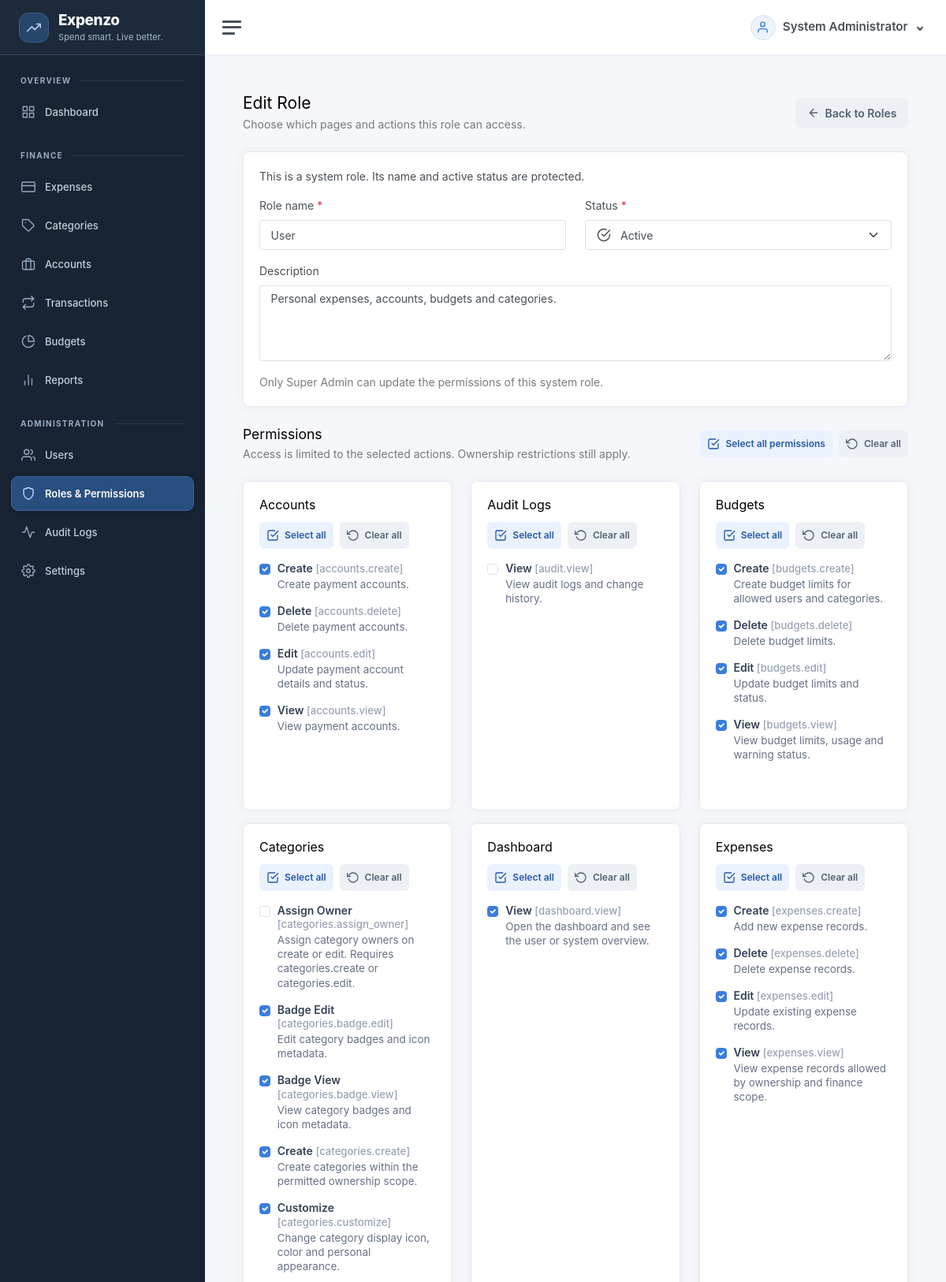
The page /roles/2/edit (signed in, upper part) on the database its author committed.
### tables this page shows
CREATE TABLE users (
  id BIGINT UNSIGNED AUTO_INCREMENT PRIMARY KEY,
  name VARCHAR(120) NOT NULL,
  email VARCHAR(190) NOT NULL UNIQUE,
  password_hash VARCHAR(255) NOT NULL,
  status ENUM('active','inactive') NOT NULL DEFAULT 'active',
  created_at DATETIME NOT NULL DEFAULT CURRENT_TIMESTAMP,
  updated_at DATETIME NOT NULL DEFAULT CURRENT_TIMESTAMP ON UPDATE CURRENT_TIMESTAMP,
  INDEX idx_users_status(status)
);

CREATE TABLE roles (
  id INT UNSIGNED AUTO_INCREMENT PRIMARY KEY,
  name VARCHAR(80) NOT NULL UNIQUE,
  description TEXT NULL,
  status ENUM('active','inactive') NOT NULL DEFAULT 'active',
  is_system TINYINT(1) NOT NULL DEFAULT 0,
  system_key VARCHAR(40) NULL UNIQUE,
  updated_at DATETIME NOT NULL DEFAULT CURRENT_TIMESTAMP ON UPDATE CURRENT_TIMESTAMP,
  created_at DATETIME NOT NULL DEFAULT CURRENT_TIMESTAMP
);

CREATE TABLE permissions (
  id INT UNSIGNED AUTO_INCREMENT PRIMARY KEY,
  name VARCHAR(120) NOT NULL UNIQUE,
  description VARCHAR(255) NOT NULL DEFAULT '',
  created_at DATETIME NOT NULL DEFAULT CURRENT_TIMESTAMP
);

### resources/views/roles/_form.php (the view, shortened to what the rows shown need)
<?php
$system = !empty($record['is_system']);
$moduleLabels = ['dashboard'=>'Dashboard','expenses'=>'Expenses','categories'=>'Categories','accounts'=>'Accounts','budgets'=>'Budgets','reports'=>'Reports','users'=>'Users','roles'=>'Roles','permissions'=>'Permission Administration','settings'=>'Settings','audit'=>'Audit Logs','finance'=>'Finance Visibility'];
?>
<div class="role-form">
<?php require dirname(__DIR__).'/partials/page-header.php'; ?>
<form method="post" action="<?=e(url($editing ? 'roles/'.$record['id'].'/update' : 'roles'))?>" data-permissions-form <?php if ($editing): ?>data-confirm-status-field="status" data-confirm-status-value="inactive" data-confirm-title="Deactivate Role" data-confirm-subtitle="Users assigned to this role will lose access." data-confirm-message="Deactivating this role blocks assigned users on their next request until they are moved to an active role or this role is reactivated. Existing records and audit history stay saved." data-confirm-button="Deactivate Role"<?php endif; ?>>
<div class="card"><div class="card-body">
<?php if ($system): ?><p class="alert alert-info">This is a system role. Its name and active status are protected.</p><?php endif; ?>
<div class="row">
<?php
$fields = [
    'name' => ['label'=>'Role name','required'=>true,'maxlength'=>80],
    'status' => ['label'=>'Status','type'=>'select','options'=>['active'=>'Active','inactive'=>'Inactive'],'default'=>'active','required'=>true],
    'description' => ['label'=>'Description','type'=>'textarea','wide'=>true],
];
require dirname(__DIR__).'/partials/form-fields.php';
?>
</div>
<?php if ($system): ?><p class="text-muted mb-0">Only Super Admin can update the permissions of this system role.</p><?php else: ?><p class="text-muted mb-0">Deactivating a role blocks its users on their next request. Reassign those users before deleting it.</p><?php endif; ?>
</div></div>
<div class="page-header"><div><h2 class="h4 mb-1">Permissions</h2><p class="text-muted mb-0">Access is limited to the selected actions. Ownership restrictions still apply.</p></div>
<div class="permission-tools"><button type="button" class="action-button action-button--primary btn btn-sm btn-outline-primary" data-permission-action="all"><i data-feather="check-square" aria-hidden="true"></i>Select all permissions</button><button type="button" class="action-button action-button--neutral btn btn-sm btn-outline-secondary" data-permission-action="none"><i data-feather="rotate-ccw" aria-hidden="true"></i>Clear all</button></div></div>
<div class="row">
<?php foreach ($groups as $group => $permissions): ?>
<div class="col-md-6 col-xl-4 mb-3"><fieldset class="card h-100 permission-group" data-permission-group>
<div class="card-body">
<legend class="h5"><?=e($moduleLabels[$group] ?? ucwords(str_replace('_',' ',$group)))?></legend>
<div class="permission-tools mb-3"><button type="button" class="action-button action-button--primary btn btn-sm btn-outline-primary" data-permission-action="group-all"><i data-feather="check-square" aria-hidden="true"></i>Select all</button><button type="button" class="action-button action-button--neutral btn btn-sm btn-outline-secondary" data-permission-action="group-none"><i data-feather="rotate-ccw" aria-hidden="true"></i>Clear all</button></div>
<?php foreach ($permissions as $permission):
$action = substr($permission['name'], strpos($permission['name'], '.') + 1);
$label = ucwords(str_replace(['.','_'], ' ', $action));
?>
<div class="form-check permission-check mb-3">
<input class="form-check-input" type="checkbox" name="permissions[]" id="permission-<?=e($permission['id'])?>" value="<?=e($permission['id'])?>" <?=checked(in_array((int)$permission['id'], $selectedPermissions, true))?> <?=$permission['grantable'] ? '' : 'disabled'?>>
<label class="form-check-label permission-check-label" for="permission-<?=e($permission['id'])?>"><span class="permission-check-title"><?=e($label)?> <span class="permission-check-code">[<?=e($permission['name'])?>]</span></span><small class="permission-check-description"><?=e($permission['description'] ?? '')?><?=$permission['grantable'] ? '' : ' · Not assignable by you'?></small></label>
</div>
<?php endforeach; ?>
</div></fieldset></div>
<?php endforeach; ?>
</div>
</form>
</div>

### resources/views/partials/form-fields.php (shortened to what the rows shown need)
<?php foreach ($fields as $name => $field):
    $type = $field['type'] ?? 'text';
    $value = $type === 'password' ? '' : old($name, $record[$name] ?? $field['default'] ?? '');
    $error = $errors[$name] ?? null;
?>
<div class="<?=!empty($field['wide']) ? 'col-12' : 'col-md-6'?> mb-3">
    <label for="<?=e($name)?>" class="form-label"><?=e($field['label'])?><?php if (!empty($field['required'])): ?> <span class="text-danger" aria-hidden="true">*</span><?php endif; ?></label>
    <?php if ($type === 'icon'): ?>
    <select id="<?=e($name)?>" name="<?=e($name)?>" data-icon-picker class="form-select <?=$error ? 'is-invalid' : ''?>" <?=!empty($field['required']) ? 'required' : ''?> <?=$error ? 'aria-invalid="true" aria-describedby="'.e($name).'-error"' : ''?>>
        <option value="<?=e($value)?>" selected><?=e($value)?></option>
    </select>
    <?php elseif ($type === 'select'): ?>
        <?php foreach ($field['options'] as $optionValue => $option):
            $icon = is_array($option) ? ($option['icon'] ?? null) : null;
        ?><?php endforeach; ?>
    <?php elseif ($type === 'textarea'): ?>
    <textarea id="<?=e($name)?>" name="<?=e($name)?>" class="form-control <?=$error ? 'is-invalid' : ''?>" rows="4" maxlength="16000" <?=$error ? 'aria-invalid="true" aria-describedby="'.e($name).'-error"' : ''?>><?=e($value)?></textarea>
    <?php else: ?>
    <input id="<?=e($name)?>" name="<?=e($name)?>" type="<?=e($type)?>" value="<?=e($value)?>" class="form-control <?=$error ? 'is-invalid' : ''?>" <?=!empty($field['required']) ? 'required' : ''?> <?=$type === 'password' ? 'data-password-toggle' : ''?>
        <?php foreach (['min', 'max', 'step', 'maxlength', 'minlength', 'autocomplete'] as $attr): if (isset($field[$attr])): ?> <?=e($attr)?>="<?=e($field[$attr])?>"<?php endif; endforeach; ?>
        <?=$error ? 'aria-invalid="true" aria-describedby="'.e($name).'-error"' : ''?>>
    <?php endif; ?>
</div>
<?php endforeach; ?>

### app/Core/Router.php (shortened to what the rows shown need)
<?php
final class Router { private array $routes=[];
 private function add(string $method,string $path,string $handler):void{$this->routes[] = compact('method','path','handler');}
 public function dispatch(Request $request):void{foreach($this->routes as $r){if($r['method']!==$request->method())continue;$pattern=preg_replace('#\\{([a-zA-Z_][a-zA-Z0-9_]*)\\}#','(?P<$1>[^/]+)',str_replace('/','\/',$r['path']));if(preg_match('#^'.$pattern.'$#',$request->path(),$m)){[$class,$method]=explode('@',$r['handler']);$controller=new $class();$params=[];foreach($m as $k=>$v)if(!is_int($k))$params[]=$v; $controller->$method($request,...$params);return;}} Response::status(404); View::render('errors/404',[], 'app');}
}

### resources/views/layouts/app.php (shortened to what the rows shown need)
<?php
$sidebarPath = rtrim((new \App\Core\Request())->path(), '/') ?: '/';
$navigation = [
    'Overview' => ['dashboard' => ['Dashboard', 'grid', 'dashboard.view']],
    'Finance' => [
        'expenses' => ['Expenses', 'credit-card', 'expenses.view'],
        'categories' => ['Categories', 'tag', 'categories.view'],
        'accounts' => ['Accounts', 'briefcase', 'accounts.view'],
        'transactions' => ['Transactions', 'repeat', 'transactions.view'],
        'budgets' => ['Budgets', 'pie-chart', 'budgets.view'],
        'reports' => ['Reports', 'bar-chart-2', 'reports.view'],
    ],
    'Administration' => [
        'users' => ['Users', 'users', 'users.view'],
        'roles' => ['Roles & Permissions', 'shield', 'roles.view'],
        'audit-logs' => ['Audit Logs', 'activity', 'audit.view'],
        'settings' => ['Settings', 'settings', 'settings.view'],
    ],
];
$currentUser = auth_user() ?? [];
$currentUserName = $currentUser['name'] ?? 'User';
?>
<!doctype html>
<html lang="en">
<head>
    <link href="<?= asset('app.css') ?>" rel="stylesheet">
    <link href="<?= asset('crud.css') ?>" rel="stylesheet">
</head>
<body class="app-shell">
    <div class="wrapper">
        <nav id="sidebar" class="sidebar js-sidebar" aria-label="Main navigation">
            <div class="sidebar-content js-simplebar">
                <a aria-label="<?= e(APP_NAME) ?> home" class="sidebar-brand app-sidebar-brand" href="<?= e(url(landing_path())) ?>"><span class="sidebar-brand-mark"><i data-feather="trending-up" aria-hidden="true"></i></span><span class="align-middle brand-mini"><span><?= e(APP_NAME) ?></span><span class="sidebar-brand-tagline">Spend smart. Live better.</span></span></a>
                <ul class="sidebar-nav">
                    <?php foreach ($navigation as $group => $items):
                        $visible = array_filter($items, static fn(array $item): bool => can($item[2]));
                        ?>
                        <li class="sidebar-header"><?= e($group) ?></li>
                        <?php foreach ($visible as $section => [$label, $icon, $permission]):
                            $active = $sidebarPath === '/' . $section || str_starts_with($sidebarPath, '/' . $section . '/') || ($section === 'dashboard' && $sidebarPath === '/');
                            ?>
                            <li class="sidebar-item <?= $active ? 'active' : '' ?>"><a class="sidebar-link" aria-label="<?= e($label) ?>"
                                    href="<?= e(url($section)) ?>" <?= $active ? 'aria-current="page"' : '' ?>><i aria-hidden="true" class="align-middle" data-feather="<?= e($icon) ?>"></i><span
                                        class="align-middle"><?= e($label) ?></span></a></li>
                        <?php endforeach; endforeach; ?>
                </ul>
            </div>
        </nav>
        <div class="main">
            <nav class="navbar navbar-expand navbar-light navbar-bg">
                <a class="sidebar-toggle app-sidebar-toggle" role="button" tabindex="0" aria-label="Toggle navigation" aria-controls="sidebar" aria-expanded="true"><i
                        class="hamburger align-self-center"></i></a>
                <div class="navbar-collapse collapse">
                    <ul class="navbar-nav navbar-align">
                        <li class="nav-item dropdown">
                            <a class="nav-link user-menu-toggle dropdown-toggle" href="#" data-bs-toggle="dropdown"
                                aria-expanded="false">
                                <span class="user-menu-avatar"><i data-feather="user"></i></span>
                                <span class="user-menu-name"><?= e($currentUserName) ?></span>
                            </a>
                        </li>
                    </ul>
                </div>
            </nav>
            <main class="content">
                <div class="container-fluid p-0">
                    <?= $content ?>
                </div>
            </main>
        </div>
    </div>
</body>
</html>

### rows shown on the page
users: name "System Administrator"
roles: name "User", description "Personal expenses, accounts, budgets and categories."
permissions: name "Create", name "accounts.create", description "Create payment accounts."
permissions: name "Delete", name "accounts.delete", description "Delete payment accounts."
permissions: name "Edit", name "accounts.edit", description "Update payment account details and status."
permissions: name "View", name "accounts.view", description "View payment accounts."
permissions: name "View", name "audit.view", description "View audit logs and change history."
permissions: name "Create", name "budgets.create", description "Create budget limits for allowed users and categories."
permissions: name "Delete", name "budgets.delete", description "Delete budget limits."
permissions: name "Edit", name "budgets.edit", description "Update budget limits and status."
permissions: name "View", name "budgets.view", description "View budget limits, usage and warning status."
permissions: name "Assign Owner", name "categories.assign_owner", description "Assign category owners on create or edit. Requires categories.create or categories.edit."
permissions: name "Badge Edit", name "categories.badge.edit", description "Edit category badges and icon metadata."
permissions: name "Badge View", name "categories.badge.view", description "View category badges and icon metadata."
permissions: name "Create", name "categories.create", description "Create categories within the permitted ownership scope."
permissions: name "Customize", name "categories.customize", description "Change category display icon, color and personal appearance."
permissions: name "View", name "dashboard.view", description "Open the dashboard and see the user or system overview."
permissions: name "Create", name "expenses.create", description "Add new expense records."
permissions: name "Delete", name "expenses.delete", description "Delete expense records."
permissions: name "Edit", name "expenses.edit", description "Update existing expense records."
permissions: name "View", name "expenses.view", description "View expense records allowed by ownership and finance scope."

### other values the page prints
$group "OVERVIEW"
$label "Dashboard"
$group "FINANCE"
$label "Expenses"
$label "Categories"
$label "Accounts"
$label "Transactions"
$label "Budgets"
$label "Reports"
$group "ADMINISTRATION"
$label "Users"
$label "Roles & Permissions"
$label "Audit Logs"
$label "Settings"
$field['label'] "Role name"
